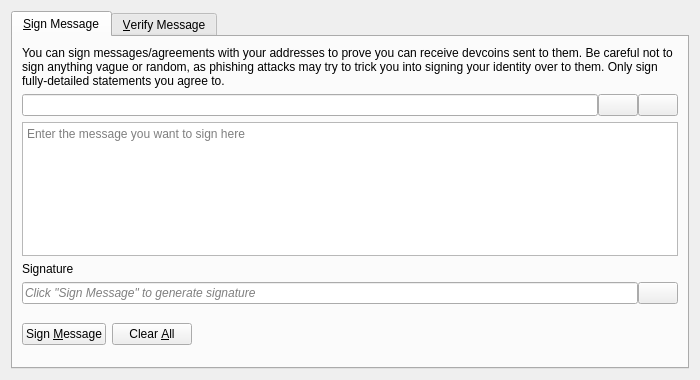
<?xml version="1.0" encoding="UTF-8"?>
<ui version="4.0">
 <class>SignVerifyMessageDialog</class>
 <widget class="QDialog" name="SignVerifyMessageDialog">
  <property name="geometry">
   <rect>
    <x>0</x>
    <y>0</y>
    <width>700</width>
    <height>380</height>
   </rect>
  </property>
  <property name="windowTitle">
   <string>Signatures - Sign / Verify a Message</string>
  </property>
  <property name="modal">
   <bool>true</bool>
  </property>
  <layout class="QVBoxLayout" name="verticalLayout">
   <item>
    <widget class="QTabWidget" name="tabWidget">
     <property name="currentIndex">
      <number>0</number>
     </property>
     <widget class="QWidget" name="tabSignMessage">
      <attribute name="title">
       <string>&amp;Sign Message</string>
      </attribute>
      <layout class="QVBoxLayout" name="verticalLayout_SM">
       <item>
        <widget class="QLabel" name="infoLabel_SM">
         <property name="text">
          <string>You can sign messages/agreements with your addresses to prove you can receive devcoins sent to them. Be careful not to sign anything vague or random, as phishing attacks may try to trick you into signing your identity over to them. Only sign fully-detailed statements you agree to.</string>
         </property>
         <property name="textFormat">
          <enum>Qt::PlainText</enum>
         </property>
         <property name="wordWrap">
          <bool>true</bool>
         </property>
        </widget>
       </item>
       <item>
        <layout class="QHBoxLayout" name="horizontalLayout_1_SM">
         <property name="spacing">
          <number>0</number>
         </property>
         <item>
          <widget class="QValidatedLineEdit" name="addressIn_SM">
           <property name="toolTip">
            <string>The Devcoin address to sign the message with</string>
           </property>
          </widget>
         </item>
         <item>
          <widget class="QPushButton" name="addressBookButton_SM">
           <property name="toolTip">
            <string>Choose previously used address</string>
           </property>
           <property name="text">
            <string/>
           </property>
           <property name="icon">
            <iconset resource="../devcoin.qrc">
             <normaloff>:/icons/address-book</normaloff>:/icons/address-book</iconset>
           </property>
           <property name="shortcut">
            <string>Alt+A</string>
           </property>
           <property name="autoDefault">
            <bool>false</bool>
           </property>
          </widget>
         </item>
         <item>
          <widget class="QPushButton" name="pasteButton_SM">
           <property name="toolTip">
            <string>Paste address from clipboard</string>
           </property>
           <property name="text">
            <string/>
           </property>
           <property name="icon">
            <iconset resource="../devcoin.qrc">
             <normaloff>:/icons/editpaste</normaloff>:/icons/editpaste</iconset>
           </property>
           <property name="shortcut">
            <string>Alt+P</string>
           </property>
           <property name="autoDefault">
            <bool>false</bool>
           </property>
          </widget>
         </item>
        </layout>
       </item>
       <item>
        <widget class="QPlainTextEdit" name="messageIn_SM">
         <property name="toolTip">
          <string>Enter the message you want to sign here</string>
         </property>
         <property name="placeholderText">
          <string>Enter the message you want to sign here</string>
         </property>
        </widget>
       </item>
       <item>
        <widget class="QLabel" name="signatureLabel_SM">
         <property name="text">
          <string>Signature</string>
         </property>
         <property name="textFormat">
          <enum>Qt::PlainText</enum>
         </property>
        </widget>
       </item>
       <item>
        <layout class="QHBoxLayout" name="horizontalLayout_2_SM">
         <property name="spacing">
          <number>0</number>
         </property>
         <item>
          <widget class="QLineEdit" name="signatureOut_SM">
           <property name="placeholderText">
            <string>Click "Sign Message" to generate signature</string>
           </property>
           <property name="font">
            <font>
             <italic>true</italic>
            </font>
           </property>
           <property name="readOnly">
            <bool>true</bool>
           </property>
          </widget>
         </item>
         <item>
          <widget class="QPushButton" name="copySignatureButton_SM">
           <property name="toolTip">
            <string>Copy the current signature to the system clipboard</string>
           </property>
           <property name="text">
            <string/>
           </property>
           <property name="icon">
            <iconset resource="../devcoin.qrc">
             <normaloff>:/icons/editcopy</normaloff>:/icons/editcopy</iconset>
           </property>
           <property name="autoDefault">
            <bool>false</bool>
           </property>
          </widget>
         </item>
        </layout>
       </item>
       <item>
        <layout class="QHBoxLayout" name="horizontalLayout_3_SM">
         <item>
          <widget class="QPushButton" name="signMessageButton_SM">
           <property name="toolTip">
            <string>Sign the message to prove you own this Devcoin address</string>
           </property>
           <property name="text">
            <string>Sign &amp;Message</string>
           </property>
           <property name="icon">
            <iconset resource="../devcoin.qrc">
             <normaloff>:/icons/edit</normaloff>:/icons/edit</iconset>
           </property>
           <property name="autoDefault">
            <bool>false</bool>
           </property>
          </widget>
         </item>
         <item>
          <widget class="QPushButton" name="clearButton_SM">
           <property name="toolTip">
            <string>Reset all sign message fields</string>
           </property>
           <property name="text">
            <string>Clear &amp;All</string>
           </property>
           <property name="icon">
            <iconset resource="../devcoin.qrc">
             <normaloff>:/icons/remove</normaloff>:/icons/remove</iconset>
           </property>
           <property name="autoDefault">
            <bool>false</bool>
           </property>
          </widget>
         </item>
         <item>
          <spacer name="horizontalSpacer_1_SM">
           <property name="orientation">
            <enum>Qt::Horizontal</enum>
           </property>
           <property name="sizeHint" stdset="0">
            <size>
             <width>40</width>
             <height>48</height>
            </size>
           </property>
          </spacer>
         </item>
         <item>
          <widget class="QLabel" name="statusLabel_SM">
           <property name="font">
            <font>
             <weight>75</weight>
             <bold>true</bold>
            </font>
           </property>
           <property name="text">
            <string/>
           </property>
           <property name="wordWrap">
            <bool>true</bool>
           </property>
          </widget>
         </item>
         <item>
          <spacer name="horizontalSpacer_2_SM">
           <property name="orientation">
            <enum>Qt::Horizontal</enum>
           </property>
           <property name="sizeHint" stdset="0">
            <size>
             <width>40</width>
             <height>48</height>
            </size>
           </property>
          </spacer>
         </item>
        </layout>
       </item>
      </layout>
     </widget>
     <widget class="QWidget" name="tabVerifyMessage">
      <attribute name="title">
       <string>&amp;Verify Message</string>
      </attribute>
      <layout class="QVBoxLayout" name="verticalLayout_VM">
       <item>
        <widget class="QLabel" name="infoLabel_VM">
         <property name="text">
          <string>Enter the receiver's address, message (ensure you copy line breaks, spaces, tabs, etc. exactly) and signature below to verify the message. Be careful not to read more into the signature than what is in the signed message itself, to avoid being tricked by a man-in-the-middle attack. Note that this only proves the signing party receives with the address, it cannot prove sendership of any transaction!</string>
         </property>
         <property name="textFormat">
          <enum>Qt::PlainText</enum>
         </property>
         <property name="alignment">
          <set>Qt::AlignLeading|Qt::AlignLeft|Qt::AlignTop</set>
         </property>
         <property name="wordWrap">
          <bool>true</bool>
         </property>
        </widget>
       </item>
       <item>
        <layout class="QHBoxLayout" name="horizontalLayout_1_VM">
         <property name="spacing">
          <number>0</number>
         </property>
         <item>
          <widget class="QValidatedLineEdit" name="addressIn_VM">
           <property name="toolTip">
            <string>The Devcoin address the message was signed with</string>
           </property>
          </widget>
         </item>
         <item>
          <widget class="QPushButton" name="addressBookButton_VM">
           <property name="toolTip">
            <string>Choose previously used address</string>
           </property>
           <property name="text">
            <string/>
           </property>
           <property name="icon">
            <iconset resource="../devcoin.qrc">
             <normaloff>:/icons/address-book</normaloff>:/icons/address-book</iconset>
           </property>
           <property name="shortcut">
            <string>Alt+A</string>
           </property>
           <property name="autoDefault">
            <bool>false</bool>
           </property>
          </widget>
         </item>
        </layout>
       </item>
       <item>
        <widget class="QPlainTextEdit" name="messageIn_VM">
          <property name="toolTip">
            <string>The signed message to verify</string>
          </property>
          <property name="placeholderText">
            <string>The signed message to verify</string>
          </property>
        </widget>
       </item>
       <item>
        <widget class="QValidatedLineEdit" name="signatureIn_VM">
          <property name="toolTip">
            <string>The signature given when the message was signed</string>
          </property>
          <property name="placeholderText">
            <string>The signature given when the message was signed</string>
          </property>
        </widget>
       </item>
       <item>
        <layout class="QHBoxLayout" name="horizontalLayout_2_VM">
         <item>
          <widget class="QPushButton" name="verifyMessageButton_VM">
           <property name="toolTip">
            <string>Verify the message to ensure it was signed with the specified Devcoin address</string>
           </property>
           <property name="text">
            <string>Verify &amp;Message</string>
           </property>
           <property name="icon">
            <iconset resource="../devcoin.qrc">
             <normaloff>:/icons/transaction_0</normaloff>:/icons/transaction_0</iconset>
           </property>
           <property name="autoDefault">
            <bool>false</bool>
           </property>
          </widget>
         </item>
         <item>
          <widget class="QPushButton" name="clearButton_VM">
           <property name="toolTip">
            <string>Reset all verify message fields</string>
           </property>
           <property name="text">
            <string>Clear &amp;All</string>
           </property>
           <property name="icon">
            <iconset resource="../devcoin.qrc">
             <normaloff>:/icons/remove</normaloff>:/icons/remove</iconset>
           </property>
           <property name="autoDefault">
            <bool>false</bool>
           </property>
          </widget>
         </item>
         <item>
          <spacer name="horizontalSpacer_1_VM">
           <property name="orientation">
            <enum>Qt::Horizontal</enum>
           </property>
           <property name="sizeHint" stdset="0">
            <size>
             <width>40</width>
             <height>48</height>
            </size>
           </property>
          </spacer>
         </item>
         <item>
          <widget class="QLabel" name="statusLabel_VM">
           <property name="font">
            <font>
             <weight>75</weight>
             <bold>true</bold>
            </font>
           </property>
           <property name="text">
            <string/>
           </property>
           <property name="wordWrap">
            <bool>true</bool>
           </property>
          </widget>
         </item>
         <item>
          <spacer name="horizontalSpacer_2_VM">
           <property name="orientation">
            <enum>Qt::Horizontal</enum>
           </property>
           <property name="sizeHint" stdset="0">
            <size>
             <width>40</width>
             <height>48</height>
            </size>
           </property>
          </spacer>
         </item>
        </layout>
       </item>
      </layout>
     </widget>
    </widget>
   </item>
  </layout>
 </widget>
 <customwidgets>
  <customwidget>
   <class>QValidatedLineEdit</class>
   <extends>QLineEdit</extends>
   <header>qt/qvalidatedlineedit.h</header>
  </customwidget>
 </customwidgets>
 <resources>
  <include location="../devcoin.qrc"/>
 </resources>
 <connections/>
</ui>
